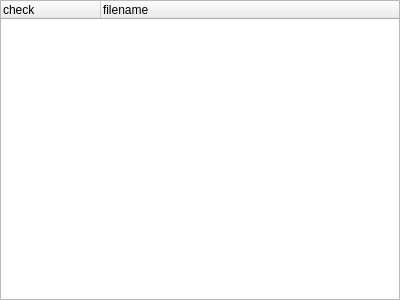
<?xml version="1.0" encoding="UTF-8"?>
<ui version="4.0">
 <class>TreeWidget</class>
 <widget class="QWidget" name="TreeWidget">
  <property name="geometry">
   <rect>
    <x>0</x>
    <y>0</y>
    <width>400</width>
    <height>300</height>
   </rect>
  </property>
  <property name="windowTitle">
   <string>Form</string>
  </property>
  <layout class="QHBoxLayout" name="horizontalLayout">
   <property name="spacing">
    <number>0</number>
   </property>
   <property name="leftMargin">
    <number>0</number>
   </property>
   <property name="topMargin">
    <number>0</number>
   </property>
   <property name="rightMargin">
    <number>0</number>
   </property>
   <property name="bottomMargin">
    <number>0</number>
   </property>
   <item>
    <widget class="QTreeWidget" name="treeWidget">
     <attribute name="headerVisible">
      <bool>true</bool>
     </attribute>
     <attribute name="headerDefaultSectionSize">
      <number>100</number>
     </attribute>
     <attribute name="headerStretchLastSection">
      <bool>true</bool>
     </attribute>
     <column>
      <property name="text">
       <string>check</string>
      </property>
     </column>
     <column>
      <property name="text">
       <string>filename</string>
      </property>
     </column>
    </widget>
   </item>
  </layout>
 </widget>
 <resources/>
 <connections/>
</ui>
